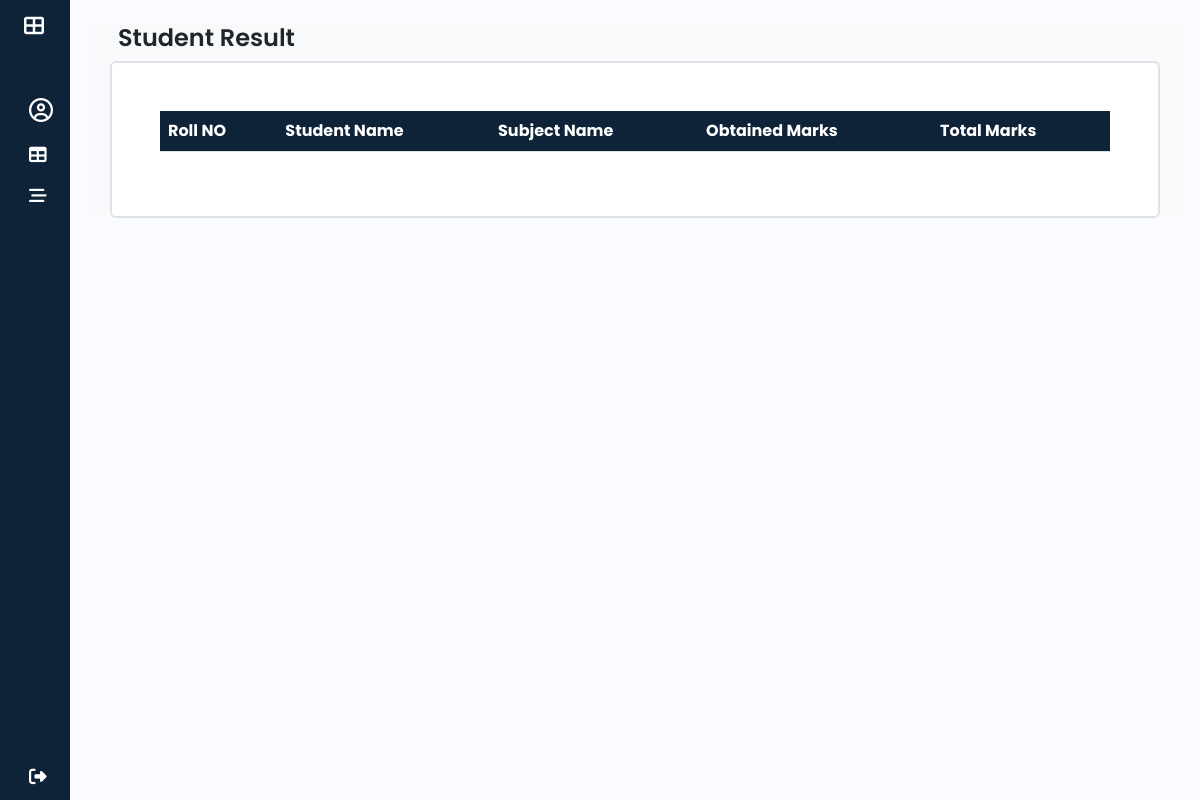
Page /student/viewResult/ (signed in) on the earlier database version.
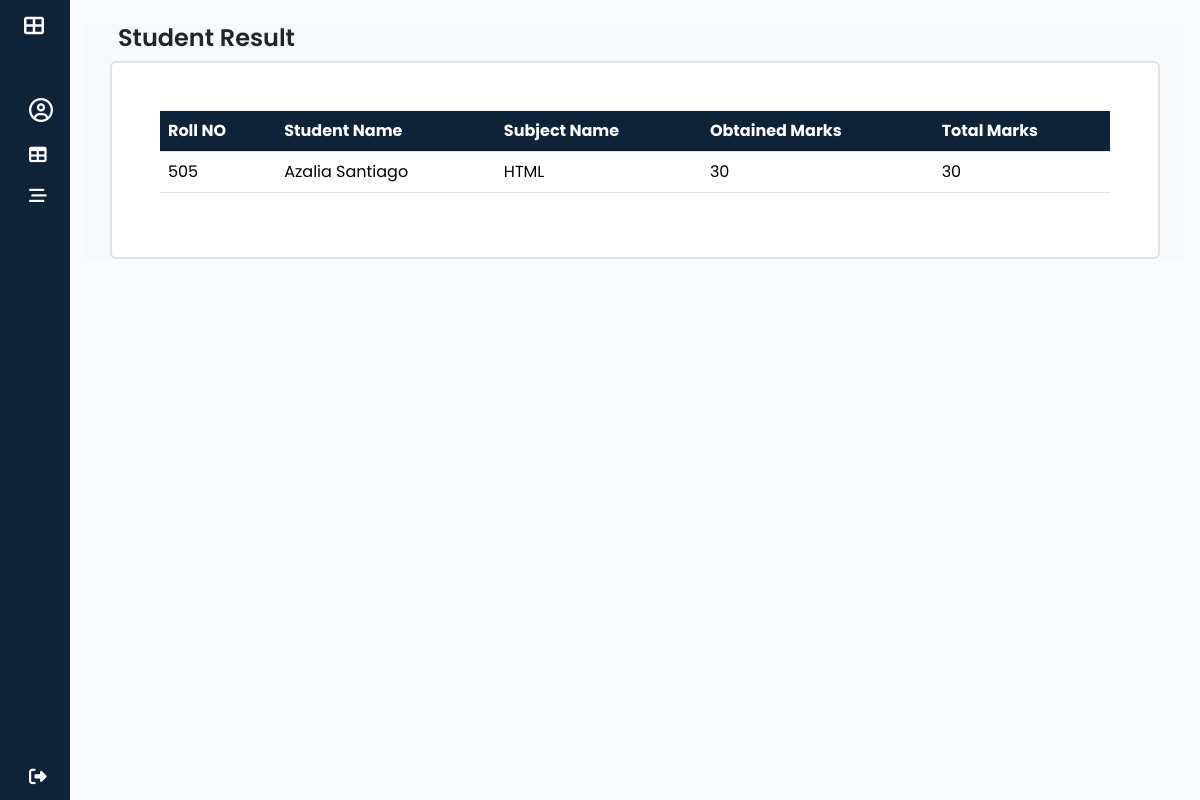
Same page on the later database version.
### attendance/models.py (models this page shows, shortened)
class SubjectResult(models.Model):
    student_id = models.ForeignKey(Student,on_delete=models.CASCADE)
    subject_id = models.ForeignKey(Subject,on_delete=models.CASCADE)
    obtained_marks = models.IntegerField()
    total_marks = models.IntegerField()
    created_at = models.DateTimeField()
    created_at = models.DateTimeField(auto_now_add=True)
    updated_at = models.DateTimeField(auto_now=True)
    class Meta:
        unique_together = ('student_id', 'subject_id')

class Student(models.Model):
    id = models.AutoField(primary_key=True)
    user = models.OneToOneField(User, on_delete=models.CASCADE, related_name="student_model")
    course_id = models.ForeignKey(Course, on_delete=models.DO_NOTHING, null=True, blank=True)
    batch = models.ForeignKey(Batch, on_delete=models.DO_NOTHING, null=True, blank=True,related_name="students")
    roll_no = models.CharField(max_length=10)
    phone_no = models.CharField(max_length=10, unique=True, null=True, blank=True)
    email = models.EmailField()
    gender = models.CharField(max_length=10,default='male',null=True,blank=True)
    address = models.TextField(null=True,blank=True)
    profile_pic = models.FileField(upload_to='profile_pics/',null=True,blank=True)
    is_active = models.BooleanField(default=True)
    created_at = models.DateTimeField(auto_now_add=True,blank=True,null=True)
    updated_at = models.DateTimeField(auto_now=True,blank=True,null=True)

class User(AbstractUser):
    USER_TYPE = [
        ('ADMIN', 'Admin'),
        ('STUDENT','student'),
        ('TEACHER','teacher'),
    ]
    user_type = models.CharField(max_length=25,choices = USER_TYPE,default='STUDENT',null=False,blank=False)
    profile_pic = models.ImageField(upload_to='profile_pics/',null=True,blank=True)
    email_verified = models.BooleanField(default=False)
    otp = models.CharField(max_length=6, blank=True, null=True)
    groups = models.ManyToManyField(
        Group,
        related_name="custom_user_groups",  # Avoids conflict with auth.User.groups
        blank=True
    )
    user_permissions = models.ManyToManyField(
        Permission,
        related_name="custom_user_permissions",  # Avoids conflict with auth.User.user_permissions
        blank=True
    )

class Subject(models.Model):
    name = models.CharField(max_length=100)
    course = models.ForeignKey(Course,on_delete=models.SET_NULL,null=True,blank=True)
    teacher = models.ForeignKey(Teacher,on_delete=models.SET_NULL,null=True,blank=True,related_name='teacher_subject')
    created_at = models.DateTimeField(auto_now_add=True,blank=True,null=True)
    updated_at = models.DateTimeField(auto_now=True,blank=True,null=True)

### ITP_STU_ATTENDANCE/studentViews.py (the view)
# urls.py: path('student/viewResult/',studentViews.view_result,name='view_result'),
def view_result(request):
    student = get_object_or_404(Student, user=request.user)
    results = SubjectResult.objects.filter(student_id=student)
    return render(request,'student/view_result.html',{'results':results,'student':student})

### templates/student/view_result.html (shortened to what this page needs)
{% extends "base.html" %}
{% block content %}
<section class="container-fluid bg-light" id='main-content'>
    <section class="container">
        <h1 class="m-2">Student Result</h1>
        <div class="content bg-white p-5 my-auto border border-2 rounded">
            <table class="table table-hover">
                <thead class="table " style="--bs-table-bg: #0e2238;">
                    <th scope="col" class="text-white">Roll NO</th>
                    <th scope="col" class="text-white">Student Name</th>
                    <th scope="col" class="text-white">Subject Name</th>
                    <th scope="col" class="text-white">Obtained Marks</th>
                    <th scope="col" class="text-white">Total Marks</th>
                </thead>
                <tbody>
                    {% for result in results %}
                        <tr>
                            <td>{{ result.student_id.roll_no }}</td>
                            <td>{{ result.student_id.user.get_full_name }}</td>
                            <td>{{ result.subject_id.name }}</td>
                            <td>{{ result.obtained_marks }}</td>
                            <td>{{ result.total_marks }}</td>
                        </tr>
                    {% endfor %}
                </tbody>
              </table>
        </div>
    </section>
</section>
{% endblock content %}

Differences in the rows shown:
added SubjectResult: student_id.roll_no "505", student_id.user.get_full_name "Azalia Santiago", subject_id.name "HTML", obtained_marks "30", total_marks "30"
